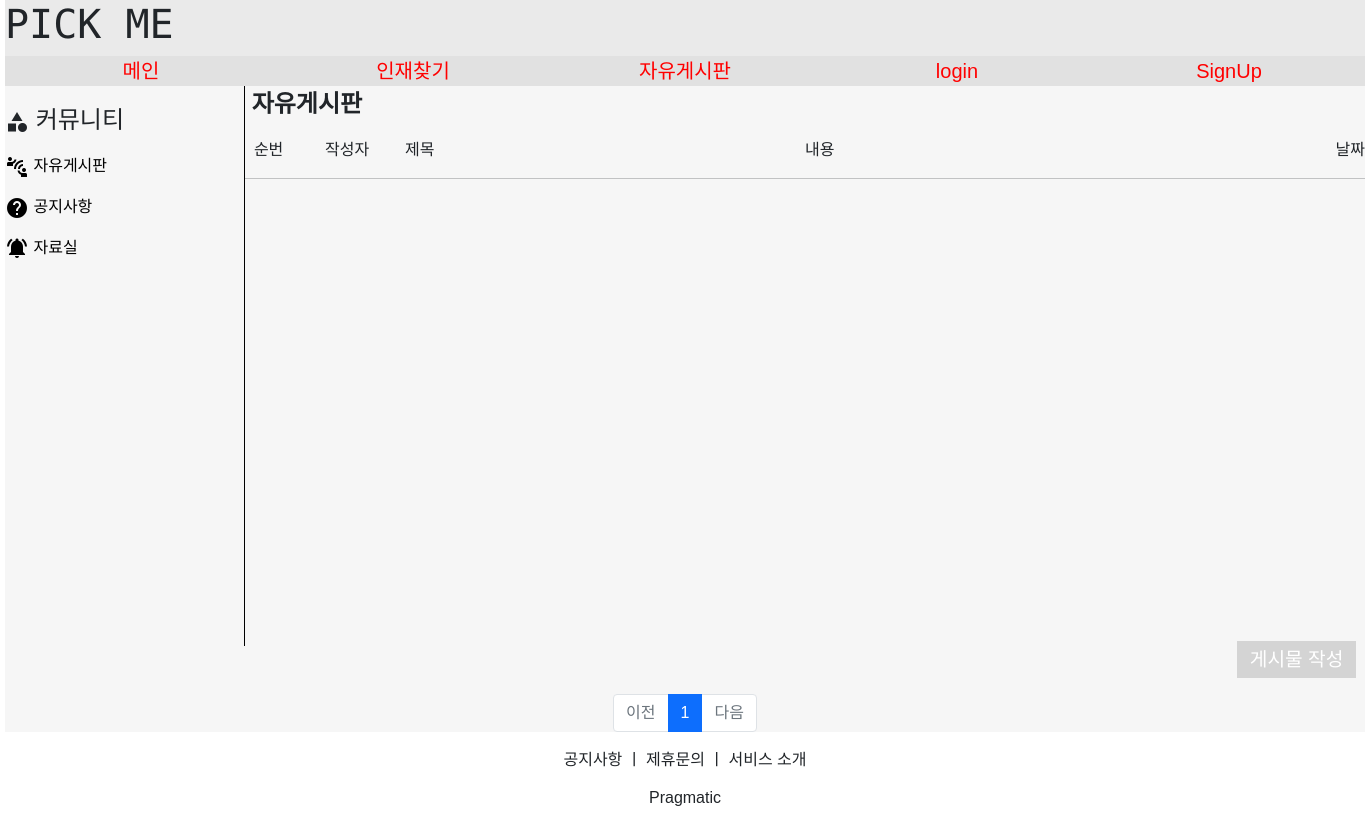
The page /board/board_list on the database as committed earlier.
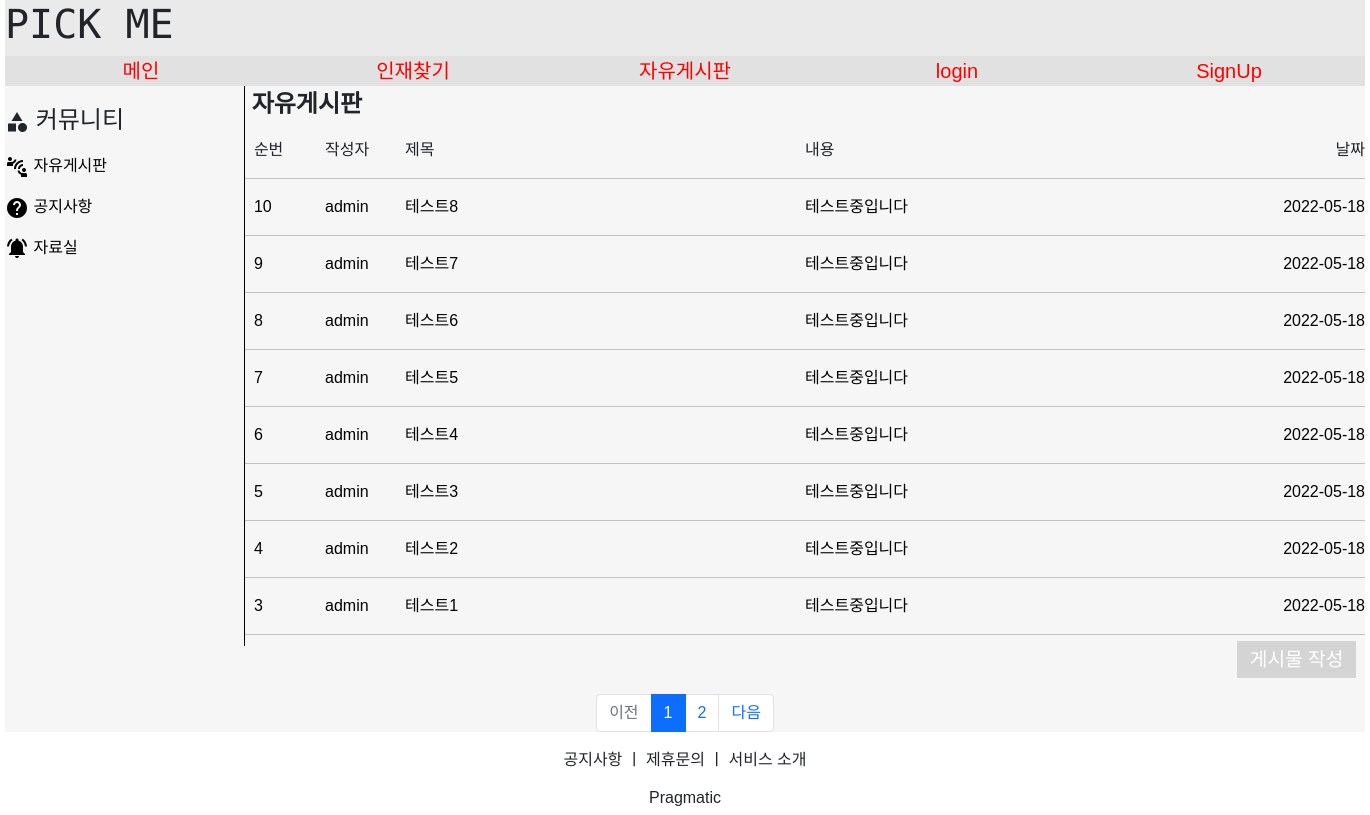
The same page on the database as committed later.
### boardapp/models.py (models this page shows)
class Board_Model(models.Model):
    board_user = models.ForeignKey(MyUser, on_delete=models.CASCADE, related_name='board_user')
    board_title = models.CharField(max_length=2000)
    board_detail = models.TextField()
    board_date_time = models.DateTimeField(auto_now=True)
    board_file = models.FileField(upload_to='board/', null=True, blank=True)

### accountapp/models.py (models this page shows)
class MyUser(AbstractUser):
    nickname = models.CharField(max_length=20, unique=True)
    company_group = models.CharField(max_length=100)
    company_number = models.CharField(max_length=200)
    company_name = models.CharField(max_length=200)
    company_ceo = models.CharField(max_length=100)
    company_logo = models.FileField(upload_to='company_logo/', null=True, blank=True)
    company_phone_number = models.CharField(max_length=100)
    company_paper = models.FileField(upload_to='company_paper/', null=True, blank=True)

### boardapp/views.py (the view)
# urls.py: path('board_list', views.board_list, name='board_list'),
def board_list(request):
    context={}
    page = request.GET.get('page', '1')
    board = Board_Model.objects.all().order_by('-board_date_time')
    count = len(board)
    paginator = Paginator(board, 8)
    page_obj = paginator.get_page(page)
    context['board'] = page_obj
    context['count'] = count
    return render(request, 'board_list.html', context)

### boardapp/templates/board_list.html (shortened to what this page needs)
{% extends 'base-board.html' %}
{% block content %}
    {% load static %}
    <link rel="stylesheet" href="{% static 'css/board.css' %}">
    <div class="board_content">
        <div class="board_menu">
            <div class="self_margin"></div>
            <div style="font-size:1.5rem;">
                <i style="vertical-align:middle;" class="material-icons">category</i>
                커뮤니티
            </div>
            <div>
                <a href="{% url 'boardapp:board_list' %}">
                    <i style="vertical-align:middle;" class="material-icons">connect_without_contact</i>
                    자유게시판
                </a>
                <a href="{% url 'boardapp:board_gonge_list' %}">
                    <i style="vertical-align:middle;" class="material-icons">help</i>
                    공지사항
                </a>
                <a href="{% url 'boardapp:board_jaro_list' %}">
                    <i style="vertical-align:middle;" class="material-icons">notifications_active</i>
                    자료실
                </a>
            </div>
        </div>
        <div class="board_list">
            <div style="font-size:1.5rem; font-weight:bold;">
                &nbsp;자유게시판
            </div>
            <div class="board_main">
                <div style="width:5rem; height:1.5rem; overflow:hidden; text-overflow:ellipsis;">
                    &nbsp;
                    순번
                </div>
                <div style="width:5rem; height:1.5rem; overflow:hidden; text-overflow:ellipsis;">
                    작성자
                </div>
                <div style="width:25rem; height:1.5rem; overflow:hidden; text-overflow:ellipsis;">
                    제목
                </div>
                <div style="width:25rem; height:1.5rem; overflow:hidden; text-overflow:ellipsis;">
                    내용
                </div>
                <div style="width:10rem; display:flex;">
                    <div style="margin-left:auto;">
                        날짜
                    </div>
                </div>
            </div>
            <hr>
            {% for list in board %}
                <a href="{% url 'boardapp:board_detail' title=list.pk %}">
                    <div class="board_main">
                        <div style="width:5rem; height:1.5rem; overflow:hidden; text-overflow:ellipsis;">
                            {{ list.pk }}
                        </div>
                        <div style="width:5rem; height:1.5rem; overflow:hidden; text-overflow:ellipsis;">
                            {{ list.board_user }}
                        </div>
                        <div style="width:25rem; height:1.5rem; overflow:hidden; text-overflow:ellipsis;">
                            {{ list.board_title }}
                        </div>
                        <div style="width:25rem; height:1.5rem; overflow:hidden; text-overflow:ellipsis;">
                            {{ list.board_detail }}
                        </div>
                        <div style="width:10rem; display:flex;">
                            <div style="margin-left:auto;">
                                {{ list.board_date_time|date:"Y-m-d" }}
                            </div>
                        </div>
                    </div>
                </a>
                <hr>
            {% endfor %}
        </div>
    </div>
    <div style="width:8rem; height:3rem; margin-left:auto;">
        <a href="{% url 'boardapp:board_write' pk=request.user.pk %}" style="margin-left:auto;">
            <span class="board_push">게시물 작성</span>
        </a>
    </div>
    <ul class="pagination justify-content-center">
        {% if board.has_previous %}
            <li class="page-item">
                <a class="page-link" href="?page={{ board.previous_page_number }}">이전</a>
            </li>
        {% else %}
            <li class="page-item disabled">
                <a class="page-link" tabindex="-1" aria-disabled="true" href="#">이전</a>
            </li>
        {% endif %}
        {% for page_number in board.paginator.page_range %}
            {% if page_number >= board.number|add:-5 and page_number <= board.number|add:5 %}
                {% if page_number == board.number %}
                    <li class="page-item active" aria-current="page">
                        <a class="page-link" href="?page={{ page_number }}">{{ page_number }}</a>
                    </li>
                {% else %}
                    <li class="page-item">
                        <a class="page-link" href="?page={{ page_number }}">{{ page_number }}</a>
                    </li>
                {% endif %}
            {% endif %}
        {% endfor %}
        {% if board.has_next %}
            <li class="page-item">
                <a class="page-link" href="?page={{ board.next_page_number }}">다음</a>
            </li>
        {% else %}
            <li class="page-item disabled">
                <a class="page-link" tabindex="-1" aria-disabled="true" href="#">다음</a>
            </li>
        {% endif %}
    </ul>
{% endblock %}

### templates/base-board.html
<!DOCTYPE html>
<html lang="ko">
{% include 'head-board.html' %}
<body>
    {% include 'header-board.html' %}
    <div style="background:#F6F6F6; width:85rem; margin:auto;">
        {% block content %}
        {% endblock %}
    </div>
    {% include 'footer-board.html' %}
</body>
</html>

### templates/head-board.html (shortened to what this page needs)
{% load static %}
<head>
    <link rel="stylesheet" href="{% static 'css/base.css' %}">
    <link href="https://cdn.jsdelivr.net/npm/bootstrap@5.0.1/dist/css/bootstrap.min.css" rel="stylesheet"
>
</head>

### templates/header-board.html (shortened to what this page needs)
    <div class="header_content">
        <div>
            <h1 class="font_data">PICK ME</h1>
        </div>
        <div class="header_content_box">
            {% if not user.is_authenticated %}
                <a href="{% url 'mainapp:main' %}">
                    <span>메인</span>
                </a>
                <a href="{% url 'searchapp:search_resume' %}">
                    <span>인재찾기</span>
                </a>
                <a href="{% url 'boardapp:board_list' %}">
                    <span>자유게시판</span>
                </a>
                <a href="{% url 'accountapp:login' %}?next={{ request.path }}">
                    <span>login</span>
                </a>
                <a href="{% url 'accountapp:promise_key' %}">
                    <span>SignUp</span>
                </a>
            {% endif %}
        </div>
    </div>

### templates/footer-board.html (shortened to what this page needs)
    <div class="pragmatic_footer">
        <div class="pragmatic_footer_button">
            <span>공지사항</span> ㅣ
            <span>제휴문의</span> ㅣ
            <span>서비스 소개</span>
        </div>
        <div style="margin-top: 1rem;">
            <h6 class="pragmatic_logo">Pragmatic</h6>
        </div>
    </div>

### static/css/base.css (style rules this page uses)
.font_data { font-family: 'Monoton', cursive; }
.pragmatic_footer { text-align:center; }
.header_content { width: 85rem; margin:auto; background:#EAEAEA; }
.header_content_box { display:flex; text-align:center; }
.header_content_box > a { flex:1; font-size:20px; color:#FF0000; margin:auto; background:#E1E1E1; }

### static/css/board.css (style rules this page uses)
* { font-family: 'Noto Sans KR', sans-serif; }
a { color:#000000; }
.board_content { width:85rem; height:70vh; display:flex; }
.board_menu { width:15rem; height:70vh; border-right:1px solid black; }
.board_list { width:70rem; height:70vh; }
.board_push { font-size:1.2rem; padding:0.5rem 0.8rem; background:#D4D4D4; color:#FFFFFF; }
.board_main { display:flex; }
.self_margin { width:5rem; height:1rem; }

### templates/head-board.html (style rules this page uses)
a { text-decoration:none }

Rows that differ between the two databases and show on the page:
added Board_Model: pk "10", board_user "admin", board_title "테스트8", board_detail "테스트중입니다", board_date_time "2022-05-18"
added Board_Model: pk "9", board_user "admin", board_title "테스트7", board_detail "테스트중입니다", board_date_time "2022-05-18"
added Board_Model: pk "8", board_user "admin", board_title "테스트6", board_detail "테스트중입니다", board_date_time "2022-05-18"
added Board_Model: pk "7", board_user "admin", board_title "테스트5", board_detail "테스트중입니다", board_date_time "2022-05-18"
added Board_Model: pk "6", board_user "admin", board_title "테스트4", board_detail "테스트중입니다", board_date_time "2022-05-18"
added Board_Model: pk "5", board_user "admin", board_title "테스트3", board_detail "테스트중입니다", board_date_time "2022-05-18"
added Board_Model: pk "4", board_user "admin", board_title "테스트2", board_detail "테스트중입니다", board_date_time "2022-05-18"
added Board_Model: pk "3", board_user "admin", board_title "테스트1", board_detail "테스트중입니다", board_date_time "2022-05-18"
Other text that changed with them:
new list line: "2"
